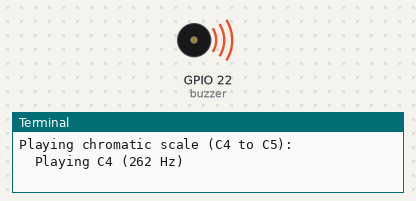
A program run on a simulated Raspberry Pi (BCM pin numbers). Parts: buzzer (waves = sounding), the last lines printed to the terminal. At 14.7 s the program stops and its outputs stay as they are.

Above: at 0.15 s.
At 13.9 s:
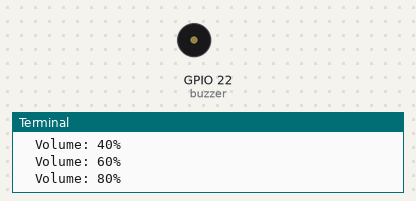
Timing chart, 0 to 15.4 s (numbered marks = the images above):
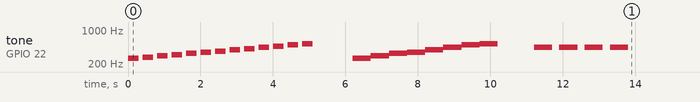

Measured:
- by itself, tone on GPIO 22 (buzzer): plays 262 Hz for 0.30 s, 277 Hz for 0.30 s, 294 Hz for 0.30 s, 311 Hz for 0.30 s, 330 Hz for 0.30 s, 349 Hz for 0.30 s … (25 notes in this stretch)

The program:

pwm_musical_notes.py
```python
#!/usr/bin/env python3
"""
Playing Musical Notes with PWMOutputDevice
Complete note frequency reference and playback functions
"""

from gpiozero import PWMOutputDevice
from time import sleep

# Create buzzer
buzzer = PWMOutputDevice(22)

# Dictionary of musical note frequencies (3rd, 4th and 5th octave)
NOTES = {
    # 3rd Octave
    'C3': 131, 'C#3': 139, 'D3': 147, 'D#3': 156,
    'E3': 165, 'F3': 175, 'F#3': 185, 'G3': 196,
    'G#3': 208, 'A3': 220, 'A#3': 233, 'B3': 247,

    # 4th Octave (Middle)
    'C4': 262, 'C#4': 277, 'D4': 294, 'D#4': 311,
    'E4': 330, 'F4': 349, 'F#4': 370, 'G4': 392,
    'G#4': 415, 'A4': 440, 'A#4': 466, 'B4': 494,

    # 5th Octave
    'C5': 523, 'C#5': 554, 'D5': 587, 'D#5': 622,
    'E5': 659, 'F5': 698, 'F#5': 740, 'G5': 784,
    'G#5': 831, 'A5': 880, 'A#5': 932, 'B5': 988,

    # Special
    'REST': 0  # Silence
}

def play_note(note_name, duration=0.5, volume=0.5):
    """Play a single musical note"""
    if note_name in NOTES:
        frequency = NOTES[note_name]
        if frequency > 0:
            buzzer.frequency = frequency
            buzzer.value = volume
            sleep(duration)
            buzzer.off()
        else:
            sleep(duration)  # Rest
    else:
        print(f"Note {note_name} not found")

# Test: Play chromatic scale
print("Playing chromatic scale (C4 to C5):")
chromatic = ['C4', 'C#4', 'D4', 'D#4', 'E4', 'F4',
             'F#4', 'G4', 'G#4', 'A4', 'A#4', 'B4', 'C5']

for note in chromatic:
    print(f"  Playing {note} ({NOTES[note]} Hz)")
    play_note(note, 0.3)
    sleep(0.1)

sleep(1)

# Test: Play C major scale
print("\nPlaying C major scale:")
c_major = ['C4', 'D4', 'E4', 'F4', 'G4', 'A4', 'B4', 'C5']

for note in c_major:
    print(f"  Playing {note}")
    play_note(note, 0.5)

sleep(1)

# Test: Different volumes
print("\nPlaying A4 at different volumes:")
volumes = [0.2, 0.4, 0.6, 0.8, 1.0]
for vol in volumes:
    print(f"  Volume: {int(vol*100)}%")
    play_note('A4', 0.5, vol)
    sleep(0.2)

print("\nMusical notes test complete!")
buzzer.off()
```
